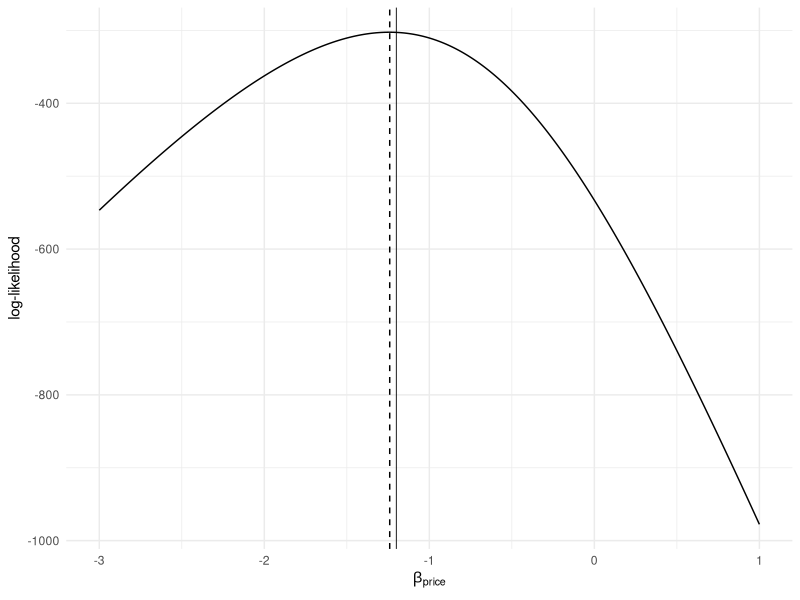
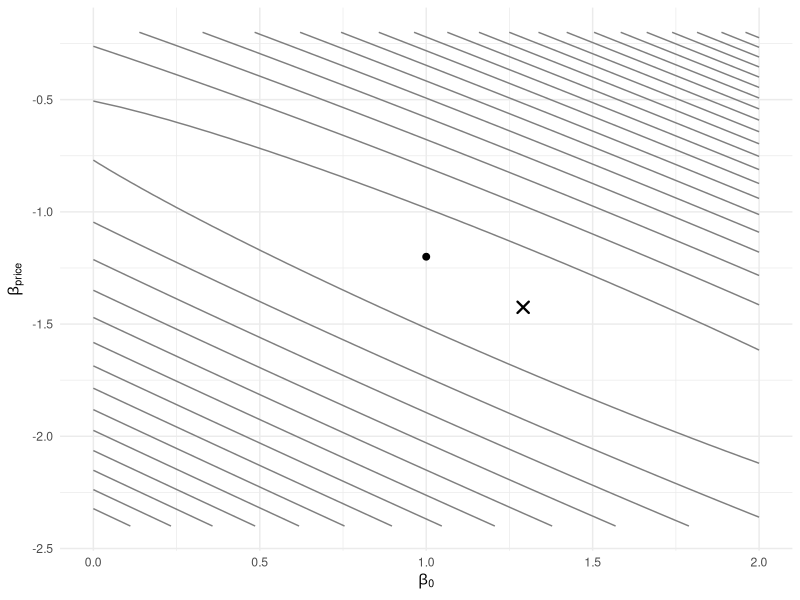

Write R code to recreate these figures, in order.
## ---- chunk 1
#| label: setup
#| message: false
#| echo: false
library(ggplot2)
theme_set(theme_minimal())
## ---- chunk 2
probs <- runif(5000, 0.2, 0.8)   # plausible per-choice probabilities
prod(probs[1:100])                # fine
prod(probs[1:500])                # vanishing...
prod(probs)                       # gone: underflow to exactly 0
## ---- chunk 3
sum(log(probs))                   # no drama
## ---- chunk 4
loglik_binary <- function(beta, y, X) {
    ll <- 0
    for (n in 1:length(y)) {
        v  <- sum(X[n, ] * beta)            # V_n = x_n' beta
        P  <- exp(v) / (1 + exp(v))         # P_n
        ll <- ll + y[n]*log(P) + (1 - y[n])*log(1 - P)
    }
    ll
}
## ---- chunk 5
sim_binary_data <- function(N, beta, X = NULL,
                            dist = c("logistic", "normal")) {
    dist <- match.arg(dist)
    if (is.null(X)) {
        price <- runif(N, min = 0.8, max = 2.4)
        ram16 <- rbinom(N, size = 1, prob = 0.5)
        X <- cbind(1, price, ram16)
    }
    eps <- switch(dist,
                  logistic = rlogis(N),
                  normal   = rnorm(N))
    U <- as.vector(X %*% beta) + eps
    data.frame(y = as.integer(U > 0), X[, -1, drop = FALSE])
}

set.seed(50)
beta_true <- c(1.0, -1.2, 0.6)
d <- sim_binary_data(N = 500, beta = beta_true)
y <- d$y
X <- cbind(1, d$price, d$ram16)
## ---- chunk 6
cands <- rbind(
    truth        = c( 1.0, -1.2,  0.6),
    zero_price   = c( 1.0,  0.0,  0.6),
    flipped_sign = c( 1.0,  1.2,  0.6),
    all_zero     = c( 0.0,  0.0,  0.0)
)
apply(cands, 1, function(b) loglik_binary(b, y, X))
## ---- chunk 7
#| label: fig-loglik-1d
#| fig-cap: "A slice of the log-likelihood along the price coefficient (intercept and memory coefficients held at truth). The maximizer (dashed) sits near, but not exactly at, the true value of -1.2 (solid): the difference is sampling noise, the raw material of standard errors."
#| fig-width: 6
#| fig-height: 3.2
b_price <- seq(-3, 1, by = 0.01)
ll <- sapply(b_price, function(b)
    loglik_binary(c(1.0, b, 0.6), y, X))

ggplot(data.frame(b_price, ll), aes(b_price, ll)) +
    geom_line() +
    geom_vline(xintercept = -1.2, linewidth = 0.3) +
    geom_vline(xintercept = b_price[which.max(ll)], linetype = "dashed") +
    labs(x = expression(beta[price]), y = "log-likelihood")
## ---- chunk 8
#| label: fig-loglik-2d
#| fig-cap: "Log-likelihood contours over the intercept and price coefficient. The X marks the grid maximizer; the dot marks the truth. The elongated, tilted contours mean the two parameters are partially confounded in these data: raising the intercept while steepening price sensitivity leaves the data almost as probable."
#| fig-width: 6
#| fig-height: 4
grid <- expand.grid(b0 = seq(0, 2, length.out = 80),
                    bp = seq(-2.4, -0.2, length.out = 80))
grid$ll <- mapply(function(b0, bp)
    loglik_binary(c(b0, bp, 0.6), y, X), grid$b0, grid$bp)

best <- grid[which.max(grid$ll), ]

ggplot(grid, aes(b0, bp, z = ll)) +
    geom_contour(bins = 25, color = "grey50") +
    annotate("point", x = 1.0, y = -1.2, size = 2) +
    annotate("point", x = best$b0, y = best$bp, shape = 4, size = 3, stroke = 1.2) +
    labs(x = expression(beta[0]), y = expression(beta[price]))
## ---- chunk 9
best
